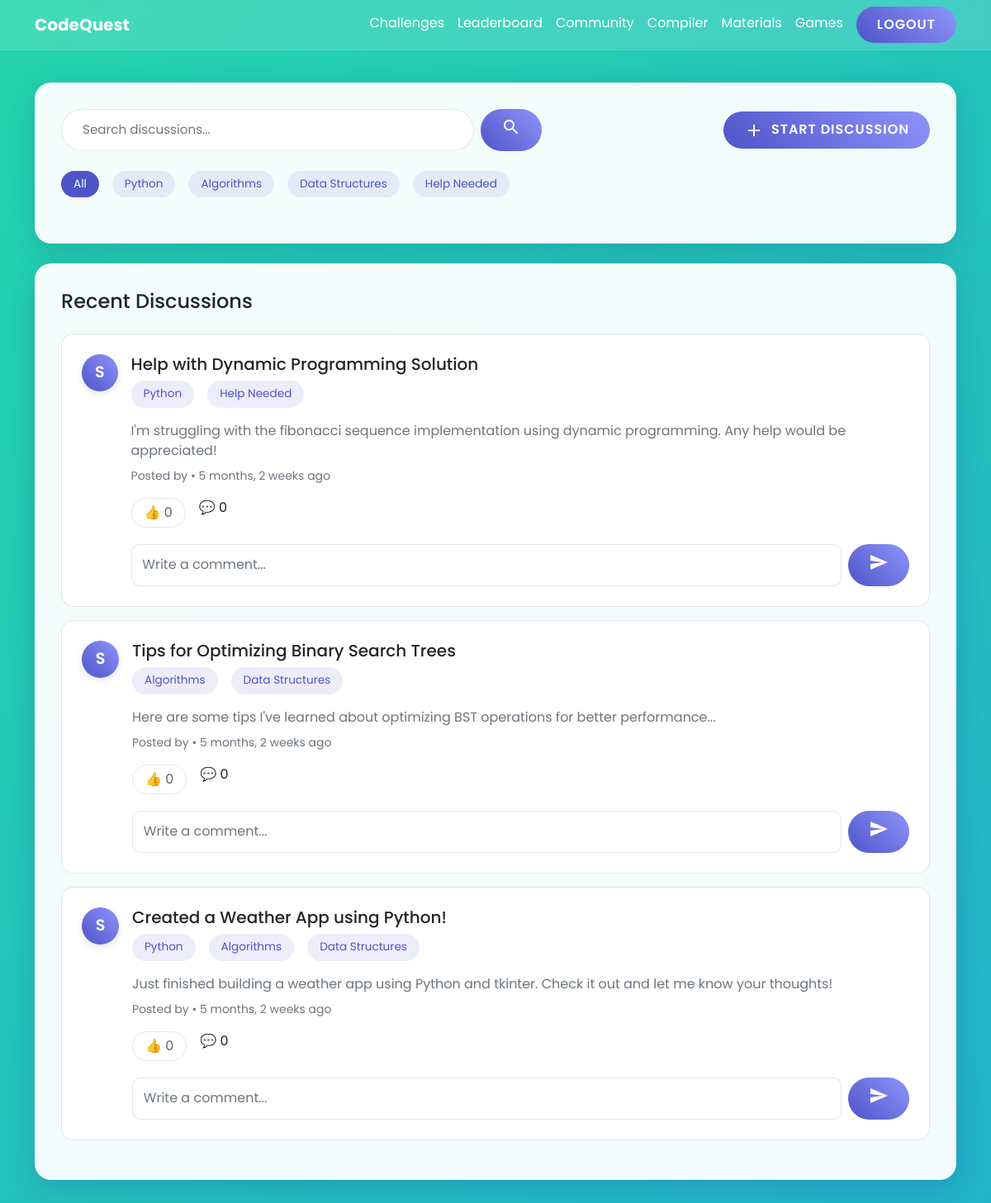
/community/ (signed in), run on the app's committed database.
### faculty/models.py (models this page shows, shortened)
class Tag(models.Model):
    name = models.CharField(max_length=50, unique=True)
    discussions = models.ManyToManyField(Discussion, related_name='tags')

class Discussion(models.Model):
    title = models.CharField(max_length=200)
    content = models.TextField()
    author = models.ForeignKey(CustomUser, on_delete=models.CASCADE)
    created_at = models.DateTimeField(auto_now_add=True)
    updated_at = models.DateTimeField(auto_now=True)
    likes = models.IntegerField(default=0)

class CustomUser(AbstractBaseUser, PermissionsMixin):
    name = models.CharField(max_length=100)
    email = models.EmailField(unique=True)
    phone=models.BigIntegerField(unique=True,validators=[validate_phone])
    place = models.CharField(max_length=100)
    is_active = models.BooleanField(default=True)
    is_staff = models.BooleanField(default=False)
    is_superuser = models.BooleanField(default=False)
    objects = CustomUserManager()
    USERNAME_FIELD = 'email'
    REQUIRED_FIELDS = ['name', 'place','phone']

class Student(CustomUser):
    std_id=models.CharField(unique=True,max_length=50)
    student_name=models.CharField(max_length=100,null=True,blank=True)
    img=models.FileField(upload_to='media/Student Image',null=True,blank=True)
    options=(
        ("Male","Male"),
        ("Female","Female"),
        ("Others","Others")
    )
    gender=models.CharField(max_length=100,choices=options,default="Male")
    age=models.PositiveIntegerField(null=True)
    user = models.ForeignKey(CustomUser,on_delete=models.CASCADE,related_name="user_addedby",default=1)

### users/views.py (the view)
# urls.py: path('community/', community, name='community'),
@login_required
def community(request):
    discussions = Discussion.objects.all().order_by('-created_at')
    tags = Tag.objects.all()
    query = request.GET.get('search')
    if query:
        discussions = discussions.filter(
            Q(title__icontains=query) |
            Q(content__icontains=query) |
            Q(tags__name__icontains=query)
        ).distinct()
    tag_filter = request.GET.get('tag')
    if tag_filter:
        discussions = discussions.filter(tags__name=tag_filter)
    context = {
        'community': discussions,
        'tags': tags,
    }
    return render(request, 'community.html', context)

### users/templates/community.html (shortened to what this page needs)
<!DOCTYPE html>
<html lang="en">
<head>
    <link href="https://cdn.jsdelivr.net/npm/bootstrap@5.2.3/dist/css/bootstrap.min.css" rel="stylesheet">
</head>
<body class="home">
    <nav class="navbar navbar-expand-lg navbar-light fixed-top">
        <div class="container">
            <a class="navbar-brand text-white" href="{% url 'uhome' %}">
                <strong>CodeQuest</strong>
            </a>
            <div class="collapse navbar-collapse" id="navbarNav">
                <ul class="navbar-nav ms-auto">
                    <li class="nav-item">
                        <a class="nav-link text-white" href="{% url 'challenge_languages' %}">Challenges</a>
                    </li>
                    <li class="nav-item">
                        <a class="nav-link text-white" href="{% url 'lead' %}">Leaderboard</a>
                    </li>
                    <li class="nav-item">
                        <a class="nav-link text-white" href="{% url 'community' %}">Community</a>
                    </li>
                    <li class="nav-item">
                        <a class="nav-link text-white" href="{% url 'compiler_python' %}">Compiler</a>
                    </li>
                    <li class="nav-item">
                        <a class="nav-link text-white" href="{% url 'materials' %}">Materials</a>
                    </li>
                    <li class="nav-item">
                        <a class="nav-link text-white" href="{% url 'games' %}">Games</a>
                    </li>
                     <li class="nav-item">
                        <a class="btn btn-custom ms-2" href="{% url 'main' %}">LogOut</a>
                    </li>
                </ul>
            </div>
        </div>
    </nav>
    <div class="container" style="margin-top: 100px;">
        <div class="community-card">
            <div class="d-flex flex-wrap justify-content-between align-items-center gap-3 mb-4">
                <form method="GET" class="flex-grow-1">
                    <div class="d-flex gap-2">
                        <input type="text" name="search" placeholder="Search discussions..." class="search-bar" value="{{ request.GET.search }}">
                        <button type="submit" class="btn btn-custom">
                            <i class="material-icons">search</i>
                        </button>
                    </div>
                </form>
                <button class="btn btn-custom" data-bs-toggle="modal" data-bs-target="#newDiscussionModal">
                    <i class="material-icons align-middle me-1">add</i>
                    Start Discussion
                </button>
            </div>
            <div class="d-flex flex-wrap gap-2 mb-4">
                <a href="{% url 'community' %}" class="tag active">All</a>
                {% for tag in tags %}
                    <a href="?tag={{ tag.name }}" class="tag">{{ tag.name }}</a>
                {% endfor %}
            </div>
        </div>
        <div class="community-card">
            <div class="d-flex justify-content-between align-items-center mb-4">
                <h4 class="mb-0">Recent Discussions</h4>
            </div>
            {% for com in community %}
            <div class="discussion-card">
                <div class="d-flex gap-3">
                    <div class="user-avatar">{{ com.author.student.student_name|first|upper }}</div>
                    <div class="flex-grow-1">
                        <div class="d-flex justify-content-between align-items-start">
                            <div>
                                <h5 class="mb-2">{{com.title}}</h5>
                                <div class="d-flex flex-wrap gap-2 mb-3">
                                    {% for tag in com.tags.all %}
                                        <span class="tag">{{ tag.name }}</span>
                                    {% endfor %}
                                </div>
                                <p class="text-muted mb-2">{{com.content}}</p>
                                <small class="text-muted d-block mb-3">
                                    Posted by {{request.user.student.student_name}} • {{ com.created_at|timesince }} ago
                                </small>
                            </div>
                        </div>
                        <div class="d-flex gap-3">
                            <form method="POST" action="{% url 'like_discussion' com.id %}" class="d-inline">
                                <button type="submit" class="reaction-btn {% if request.user in discussion.liked_by.all %}active{% endif %}">
                                    👍
                                    <span>{{ com.likes }}</span>
                                </button>
                            </form>
                            <p class="reaction">
                                💬
                                <span>{{ com.comments.count }}</span>
                            </p>
                        </div>
                        <form method="POST" action="{% url 'add_comment' com.id %}" class="mt-3">
                            <div class="d-flex gap-2">
                                <input type="text" name="content" class="form-control" placeholder="Write a comment..." required>
                                <button type="submit" class="btn btn-custom">
                                    <i class="material-icons">send</i>
                                </button>
                            </div>
                        </form>
                    </div>
                </div>
            </div>
            {% empty %}
            <div class="text-center py-5">
                <i class="material-icons" style="font-size: 48px; color: #ccc;">forum</i>
                <p class="text-muted mt-3">No discussions yet. Be the first to start a discussion!</p>
            </div>
            {% endfor %}
        </div>
    </div>
</body>
</html>

### users/templates/community.html (style rules this page uses)
:root { --primary-color: #4e54c8; --secondary-color: #8f94fb; --accent-color: #6c63ff; --success-color: #28a745; --warning-color: #ffc107; --danger-color: #dc3545; }
* { margin: 0; padding: 0; box-sizing: border-box; font-family: 'Poppins', sans-serif; }
.home { background: linear-gradient(-45deg, #ee7752, #e73c7e, #23a6d5, #23d5ab); background-size: 400% 400%; animation: gradient 15s ease infinite; min-height: 100vh; overflow-x: hidden; padding-bottom: 2rem; }
.navbar { background: rgba(255, 255, 255, 0.15); backdrop-filter: blur(10px); border-bottom: 1px solid rgba(255, 255, 255, 0.1); transition: all 0.3s ease; }
.community-card { background: rgba(255, 255, 255, 0.95); backdrop-filter: blur(10px); border-radius: 20px; padding: 2rem; margin-bottom: 1.5rem; box-shadow: 0 8px 32px 0 rgba(31, 38, 135, 0.2); transition: transform 0.3s ease, box-shadow 0.3s ease; }
.discussion-card { background: #fff; border-radius: 15px; padding: 1.5rem; margin-bottom: 1rem; transition: all 0.3s ease; border: 1px solid rgba(0, 0, 0, 0.1); }
.btn-custom { background: linear-gradient(45deg, var(--primary-color), var(--secondary-color)); color: white; border: none; padding: 10px 25px; border-radius: 30px; font-weight: 600; text-transform: uppercase; letter-spacing: 1px; transition: all 0.3s ease; }
.tag { background: rgba(78, 84, 200, 0.1); color: var(--primary-color); padding: 6px 15px; border-radius: 20px; font-size: 0.85rem; margin-right: 0.5rem; transition: all 0.3s ease; cursor: pointer; text-decoration: none; }
.tag.active { background: var(--primary-color); color: white; }
.user-avatar { width: 45px; height: 45px; border-radius: 50%; background: linear-gradient(45deg, var(--primary-color), var(--secondary-color)); color: white; display: flex; align-items: center; justify-content: center; font-weight: 600; font-size: 1.2rem; box-shadow: 0 3px 10px rgba(0, 0, 0, 0.1); }
.search-bar { background: rgba(255, 255, 255, 0.95); border: 1px solid rgba(0, 0, 0, 0.1); border-radius: 30px; padding: 12px 25px; width: 100%; max-width: 500px; transition: all 0.3s ease; font-size: 0.95rem; }
.reaction-btn { background: transparent; border: 1px solid rgba(0, 0, 0, 0.1); border-radius: 20px; padding: 5px 15px; transition: all 0.3s ease; color: #666; }
.form-control, .form-select { border-radius: 10px; padding: 0.8rem; border: 1px solid rgba(0, 0, 0, 0.1); }

### data on the page
Tag: name "Python"
Tag: name "Algorithms"
Tag: name "Data Structures"
Tag: name "Help Needed"
Discussion: author.student.student_name|first "S", title "Help with Dynamic Programming Solution", content "I'm struggling with the fibonacci sequence implementation using dynamic programming. Any help would be appreciated!", created_at "5 months, 2 weeks", likes "0", comments.count "0"
Discussion: author.student.student_name|first "S", title "Tips for Optimizing Binary Search Trees", content "Here are some tips I've learned about optimizing BST operations for better performance...", created_at "5 months, 2 weeks", likes "0", comments.count "0"
Discussion: author.student.student_name|first "S", title "Created a Weather App using Python!", content "Just finished building a weather app using Python and tkinter. Check it out and let me know your thoughts!", created_at "5 months, 2 weeks", likes "0", comments.count "0"
